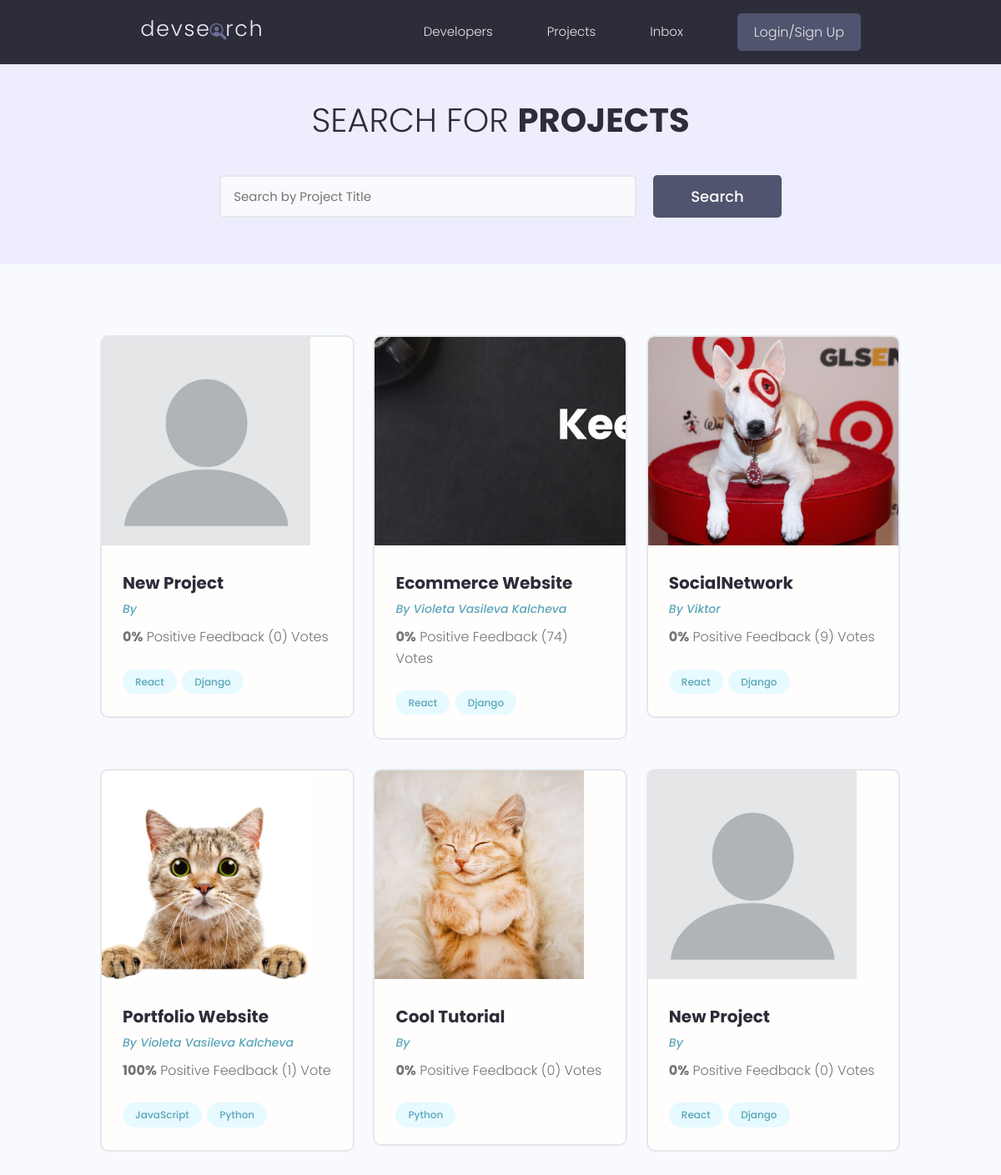
The page /projects/ on the database as committed earlier.
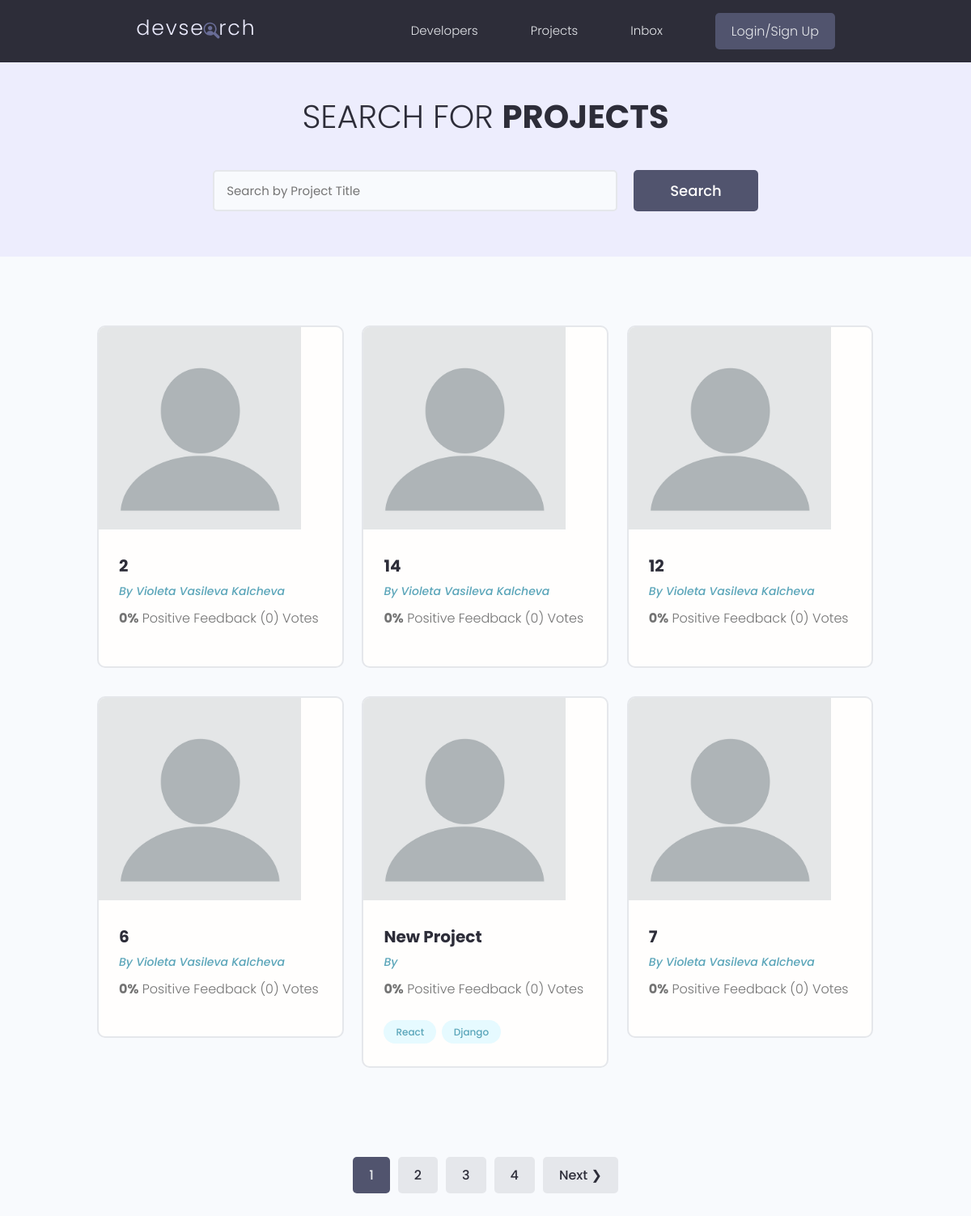
The same page on the database as committed later.
### projects/models.py (models this page shows, shortened)
class Project(models.Model):
    owner = models.ForeignKey(Profile, null=True, blank=True, on_delete=models.CASCADE)
    title = models.CharField(max_length=200)
    description = models.TextField(null=True, blank=True)
    featured_image = models.ImageField(null=True, blank=True, default='blank.png')
    demo_link = models.CharField(max_length=2000, null=True, blank=True)
    source_link = models.CharField(max_length=2000, null=True, blank=True)
    tags = models.ManyToManyField('Tag', blank=True)
    vote_total = models.IntegerField(default=0, null=True, blank=True)
    vote_ratio = models.IntegerField(default=0, null=True, blank=True)
    created = models.DateTimeField(auto_now_add=True)
    id = models.UUIDField(default=uuid.uuid4, unique=True, primary_key=True, editable=False)

class Tag(models.Model):
    name = models.CharField(max_length=200)
    created = models.DateTimeField(auto_now_add=True)
    id = models.UUIDField(default=uuid.uuid4, unique=True, primary_key=True, editable=False)
    def __str__(self):
        return self.name

### users/models.py (models this page shows, shortened)
class Profile(models.Model):
    user = models.OneToOneField(User, on_delete=models.CASCADE)
    name = models.CharField(max_length=200,null=True, blank=True)
    username = models.CharField(max_length=200,null=True, blank=True)
    location = models.CharField(max_length=200, null=True, blank=True)
    short_intro = models.CharField(max_length=200, blank=True, null=True)
    bio = models.TextField(blank=True, null=True)
    profile_image = models.ImageField(null=True, blank=True, upload_to='profiles/', default='profiles/default.jpg')
    email = models.EmailField(max_length=500, null=True, blank=True)
    social_github = models.CharField(max_length=200, blank=True, null=True)
    social_twitter = models.CharField(max_length=200, blank=True, null=True)
    social_linkedin = models.CharField(max_length=200, blank=True, null=True)
    social_youtube = models.CharField(max_length=200, blank=True, null=True)
    social_website = models.CharField(max_length=200, blank=True, null=True)
    created = models.DateTimeField(auto_now_add=True)
    id = models.UUIDField(default=uuid.uuid4, unique=True, primary_key=True, editable=False)

### projects/views.py (the view)
# urls.py: path("projects/", include("projects.urls")),
def projects(request):
    projects, search_query = search_projects(request)
    custom_range, projects = paginate_projects(request, projects, 6)
    context = {
        'projects': projects,
        'search_query': search_query,
        'custom_range': custom_range
    }
    return render(request, "projects/projects.html", context)

### projects/utils.py (called while the page is built)
def paginate_projects(request, projects, result):
    page = request.GET.get('page')
    paginator = Paginator(projects, result)
    try:
        projects = paginator.page(page)
    except PageNotAnInteger:
        page = 1
        projects = paginator.page(page)
    except EmptyPage:
        page = paginator.num_pages
        projects = paginator.page(page)
    left_index = (int(page) - 4)
    if left_index < 1:
        left_index = 1
    right_index = (int(page) + 5)
    if right_index > paginator.num_pages:
        right_index = paginator.num_pages + 1
    custom_range = range(left_index, right_index)
    return custom_range, projects

def search_projects(request):
    search_query = ''
    if request.GET.get('search_query'):
        search_query = request.GET.get('search_query')
    tags = Tag.objects.filter(name__icontains=search_query)
    projects = Project.objects.distinct().filter(
        Q(title__icontains=search_query) |
        Q(description__icontains=search_query) |
        Q(owner__name__icontains=search_query) |
        Q(tags__in=tags)
    )
    return projects, search_query

### projects/templates/projects/projects.html (shortened to what this page needs)
{% extends 'main.html' %}
{% block content %}
    <main class="projects">
        <section class="hero-section text-center">
            <div class="container container--narrow">
                <div class="hero-section__box">
                    <h2>Search for <span>Projects</span></h2>
                </div>
                <div class="hero-section__search">
                    <form class="form" action="{% url 'projects' %}" method="get">
                        <div class="form__field">
                            <input class="input input--text" id="formInput#search" type="text" name="search_query"
                                   value="{{ search_query }}" placeholder="Search by Project Title"/>
                        </div>
                        <input class="btn btn--sub btn--lg" type="submit" value="Search"/>
                    </form>
                </div>
            </div>
        </section>
        <section class="projectsList">
            <div class="container">
                <div class="grid grid--three">
                    {% for project in projects %}
                        <div class="column">
                            <div class="card project">
                                <a href="{% url 'project' project.id %}" class="project">
                                    <img class="project__thumbnail" src="{{ project.featured_image.url }}"
                                         alt="project thumbnail"/>
                                    <div class="card__body">
                                        <h3 class="project__title">{{ project.title }}</h3>
                                        <p><a class="project__author" href="{% url 'user-profile' project.owner_id %}">By
                                            {{ project.owner.name }}</a></p>
                                        <p class="project--rating">
                                            <span style="font-weight: bold;">{{ project.vote_ratio }}%</span> Positive
                                            Feedback ({{ project.vote_total }})
                                            Vote{{ project.vote_total|pluralize:"s" }}
                                        </p>
                                        <div class="project__tags">
                                            {% for tag in project.tags.all %}
                                                <span class="tag tag--pill tag--main">
                                               <small>{{ tag }}</small>
                                           </span>
                                            {% endfor %}
                                        </div>
                                    </div>
                                </a>
                            </div>
                        </div>
                    {% endfor %}
                </div>
            </div>
        </section>
        {% include 'pagination.html' with queryset=projects custom_range=custom_range %}
    </main>
{% endblock %}

Rows that differ between the two databases and show on the page:
no longer on this page (row unchanged): Project: featured_image (picture), title "Ecommerce Website", owner.name "Violeta Vasileva Kalcheva", vote_ratio "0", vote_total "74", Tag (name "React"), Tag (name "Django")
no longer on this page (row unchanged): Project: featured_image (picture), title "SocialNetwork", owner.name "Viktor", vote_ratio "0", vote_total "9", Tag (name "React"), Tag (name "Django")
no longer on this page (row unchanged): Project: featured_image (picture), title "Portfolio Website", owner.name "Violeta Vasileva Kalcheva", vote_ratio "100", vote_total "1"
no longer on this page (row unchanged): Tag: name "JavaScript", shown under "Portfolio Website"
no longer on this page (row unchanged): Tag: name "Python"
no longer on this page (row unchanged): Project: featured_image (picture), title "Cool Tutorial", vote_ratio "0", vote_total "0"
no longer on this page (row unchanged): Project: featured_image (placeholder picture), title "New Project", vote_ratio "0", vote_total "0", Tag (name "React"), Tag (name "Django")
added Project: featured_image (placeholder picture), title "2", owner.name "Violeta Vasileva Kalcheva", vote_ratio "0", vote_total "0"
added Project: featured_image (placeholder picture), title "14", owner.name "Violeta Vasileva Kalcheva", vote_ratio "0", vote_total "0"
added Project: featured_image (placeholder picture), title "12", owner.name "Violeta Vasileva Kalcheva", vote_ratio "0", vote_total "0"
added Project: featured_image (placeholder picture), title "6", owner.name "Violeta Vasileva Kalcheva", vote_ratio "0", vote_total "0"
added Project: featured_image (placeholder picture), title "7", owner.name "Violeta Vasileva Kalcheva", vote_ratio "0", vote_total "0"
Other text that changed with them:
new list line: "1"
new list line: "2"
new list line: "3"
new list line: "4"
text now shown: "Next ❯"
